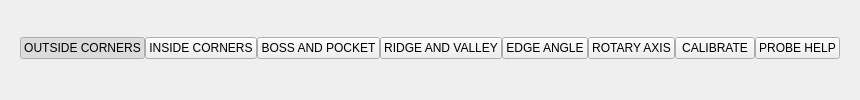
            <widget class="QWidget" name="probe_group_select" native="true">
             <layout class="QHBoxLayout" name="horizontalLayout_31">
              <property name="spacing">
               <number>0</number>
              </property>
              <property name="leftMargin">
               <number>20</number>
              </property>
              <property name="topMargin">
               <number>3</number>
              </property>
              <property name="rightMargin">
               <number>20</number>
              </property>
              <property name="bottomMargin">
               <number>6</number>
              </property>
              <item>
               <widget class="QPushButton" name="outside_corners">
                <property name="focusPolicy">
                 <enum>Qt::FocusPolicy::NoFocus</enum>
                </property>
                <property name="text">
                 <string>OUTSIDE CORNERS</string>
                </property>
                <property name="checkable">
                 <bool>true</bool>
                </property>
                <property name="checked">
                 <bool>true</bool>
                </property>
                <property name="autoExclusive">
                 <bool>true</bool>
                </property>
                <property name="page" stdset="0">
                 <number>0</number>
                </property>
                <attribute name="buttonGroup">
                 <string notr="true">probeTabGroup</string>
                </attribute>
               </widget>
              </item>
              <item>
               <widget class="QPushButton" name="inside_corners">
                <property name="focusPolicy">
                 <enum>Qt::FocusPolicy::NoFocus</enum>
                </property>
                <property name="text">
                 <string>INSIDE CORNERS</string>
                </property>
                <property name="checkable">
                 <bool>true</bool>
                </property>
                <property name="autoExclusive">
                 <bool>true</bool>
                </property>
                <property name="page" stdset="0">
                 <number>1</number>
                </property>
                <attribute name="buttonGroup">
                 <string notr="true">probeTabGroup</string>
                </attribute>
               </widget>
              </item>
              <item>
               <widget class="QPushButton" name="boss_and_pocket">
                <property name="focusPolicy">
                 <enum>Qt::FocusPolicy::NoFocus</enum>
                </property>
                <property name="text">
                 <string>BOSS AND POCKET</string>
                </property>
                <property name="checkable">
                 <bool>true</bool>
                </property>
                <property name="autoExclusive">
                 <bool>true</bool>
                </property>
                <property name="page" stdset="0">
                 <number>2</number>
                </property>
                <attribute name="buttonGroup">
                 <string notr="true">probeTabGroup</string>
                </attribute>
               </widget>
              </item>
              <item>
               <widget class="QPushButton" name="ridge_and_valley">
                <property name="focusPolicy">
                 <enum>Qt::FocusPolicy::NoFocus</enum>
                </property>
                <property name="text">
                 <string>RIDGE AND VALLEY</string>
                </property>
                <property name="checkable">
                 <bool>true</bool>
                </property>
                <property name="autoExclusive">
                 <bool>true</bool>
                </property>
                <property name="page" stdset="0">
                 <number>3</number>
                </property>
                <attribute name="buttonGroup">
                 <string notr="true">probeTabGroup</string>
                </attribute>
               </widget>
              </item>
              <item>
               <widget class="QPushButton" name="rotation_angle">
                <property name="focusPolicy">
                 <enum>Qt::FocusPolicy::NoFocus</enum>
                </property>
                <property name="text">
                 <string>EDGE ANGLE</string>
                </property>
                <property name="checkable">
                 <bool>true</bool>
                </property>
                <property name="autoExclusive">
                 <bool>true</bool>
                </property>
                <property name="page" stdset="0">
                 <number>4</number>
                </property>
                <attribute name="buttonGroup">
                 <string notr="true">probeTabGroup</string>
                </attribute>
               </widget>
              </item>
              <item>
               <widget class="QPushButton" name="rotary_axis_2">
                <property name="focusPolicy">
                 <enum>Qt::FocusPolicy::NoFocus</enum>
                </property>
                <property name="text">
                 <string>ROTARY AXIS</string>
                </property>
                <property name="checkable">
                 <bool>true</bool>
                </property>
                <property name="autoExclusive">
                 <bool>true</bool>
                </property>
                <property name="page" stdset="0">
                 <number>5</number>
                </property>
                <attribute name="buttonGroup">
                 <string notr="true">probeTabGroup</string>
                </attribute>
               </widget>
              </item>
              <item>
               <widget class="QPushButton" name="calibrate">
                <property name="focusPolicy">
                 <enum>Qt::FocusPolicy::NoFocus</enum>
                </property>
                <property name="text">
                 <string>CALIBRATE</string>
                </property>
                <property name="checkable">
                 <bool>true</bool>
                </property>
                <property name="autoExclusive">
                 <bool>true</bool>
                </property>
                <property name="page" stdset="0">
                 <number>6</number>
                </property>
                <attribute name="buttonGroup">
                 <string notr="true">probeTabGroup</string>
                </attribute>
               </widget>
              </item>
              <item>
               <widget class="QPushButton" name="probe_help">
                <property name="focusPolicy">
                 <enum>Qt::FocusPolicy::NoFocus</enum>
                </property>
                <property name="text">
                 <string>PROBE HELP</string>
                </property>
                <property name="checkable">
                 <bool>true</bool>
                </property>
                <property name="autoExclusive">
                 <bool>true</bool>
                </property>
                <property name="page" stdset="0">
                 <number>7</number>
                </property>
                <attribute name="buttonGroup">
                 <string notr="true">probeTabGroup</string>
                </attribute>
               </widget>
              </item>
             </layout>
            </widget>
